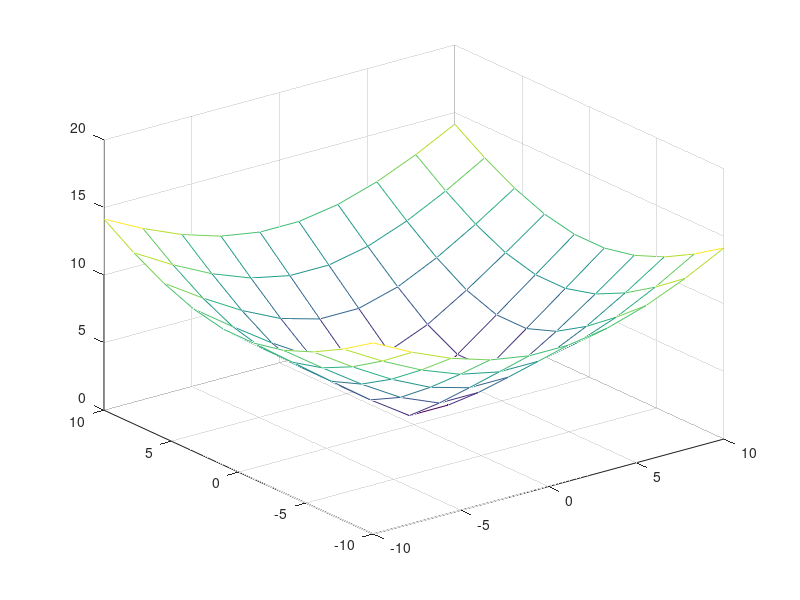

Here is the MATLAB script that generated this plot:
% Zadatak 8.

% Nacrtajte funkciju Z = sqrt(X2 + Y2) korištenjem funkcije mesh.

clear
clc

x = linspace(-10,10,10);
y = linspace(-10,10,10);

[x,y] = meshgrid(x, y);

z = sqrt(x.^2+y.^2);

mesh(x, y, z);